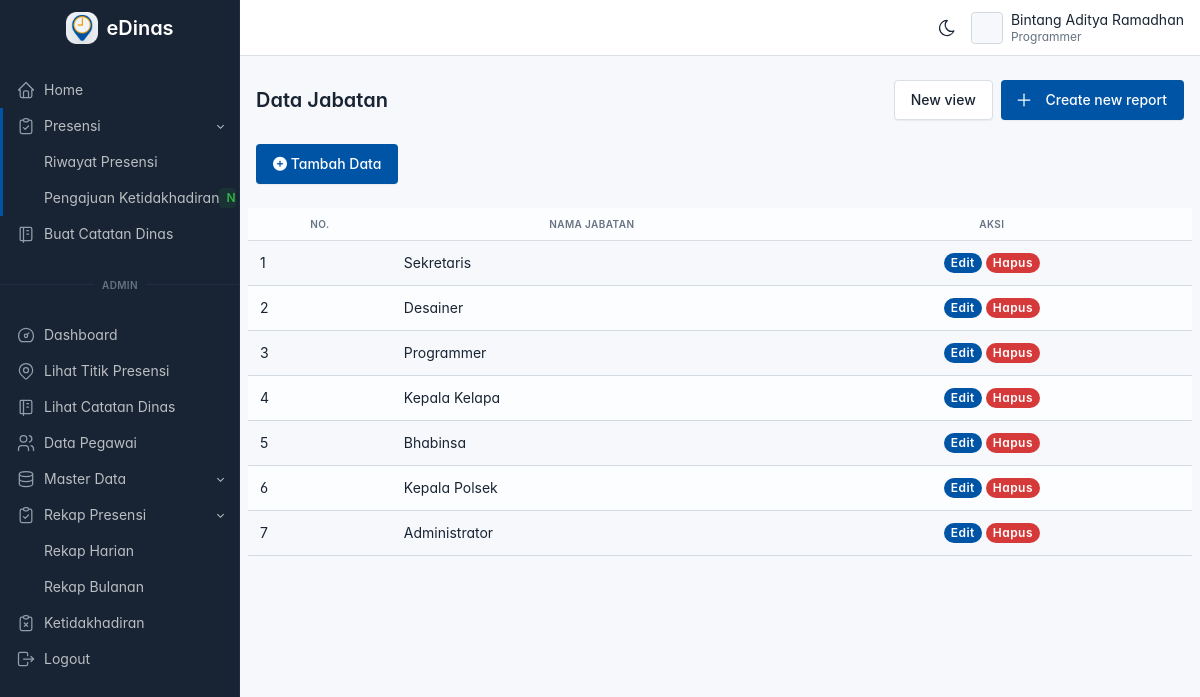
The app's page /admin/data_jabatan/jabatan.php (signed in) with its own data.
### tables this page shows
CREATE TABLE `jabatan` (
  `id` int(11) NOT NULL,
  `jabatan` varchar(225) NOT NULL
);

### config.php (called while the page is built, shortened)
<?php
function base_url($url = null)
{
    $base_url = 'http://localhost/edinas';
    if ($url != null) {
        return $base_url . '/' . $url;
    } else {
        return $base_url;
    }
}

### admin/data_jabatan/jabatan.php (the view, shortened to what this page needs)
<?php
$title = "Data Jabatan";
include('../layout/header.php');
require_once('../../config.php');
$result = mysqli_query($connection, "SELECT * FROM jabatan ORDER BY id DESC");
?>
<div class="page-header">
  <div class="container-xl">
    <div class="row align-items-center">
      <div class="col">
        <h2 class="page-title">
          <?= $title ?>
        </h2>
      </div>
      <div class="col-auto ms-auto">
        <div class="btn-list">
          <span class="d-none d-sm-inline">
            <a href="#" class="btn">
              New view
            </a>
          </span>
          <a href="#" class="btn btn-primary d-none d-sm-inline-block" data-bs-toggle="modal" data-bs-target="#modal-report">
            Create new report
          </a>
        </div>
      </div>
    </div>
  </div>
</div>
<div class="page-body">
  <div class="container-xl">
    <a href="<?= base_url('admin/data_jabatan/tambah.php') ?>" class="btn btn-primary"><span class="text"><i class="fa-solid fa-circle-plus"></i> Tambah Data</span></a>
    <div class="row row-deck row-cards mt-2">
      <table id="myTable" class="nowrap table table-striped hover">
        <thead>
          <tr class="text-center">
            <th>No.</th>
            <th>Nama Jabatan</th>
            <th>Aksi</th>
          </tr>
        </thead>
        <tbody>
          <?php if (mysqli_num_rows($result) === 0) : ?>
            <tr>
              <td colspan="3">Data masih kosong, silahkan tambah data baru</td>
            </tr>
          <?php else : ?>
            <?php $no = 1;
            while ($jabatan = mysqli_fetch_array($result)) : ?>
              <tr>
                <td><?= $no++ ?></td>
                <td><?= $jabatan['jabatan'] ?></td>
                <td class="text-center">
                  <a href="<?= base_url('admin/data_jabatan/edit.php?id=' . $jabatan['id']) ?>" class="badge bg-primary badge-pill">Edit</a>
                  <a href="<?= base_url('admin/data_jabatan/hapus.php?id=' . $jabatan['id']) ?>" class="badge bg-danger badge-pill tombol-hapus">Hapus</a>
                </td>
              </tr>
            <?php endwhile; ?>
          <?php endif; ?>
        </tbody>
      </table>
    </div>
  </div>
</div>
<?php include('../layout/footer.php') ?>

### admin/layout/header.php (style rules this page uses)
:root { --tblr-font-sans-serif: 'Inter Var', -apple-system, BlinkMacSystemFont, San Francisco, Segoe UI, Roboto, Helvetica Neue, sans-serif; }
body { font-feature-settings: "cv03", "cv04", "cv11"; }

### records on screen
jabatan: jabatan "Sekretaris"
jabatan: jabatan "Desainer"
jabatan: jabatan "Programmer"
jabatan: jabatan "Kepala Kelapa"
jabatan: jabatan "Bhabinsa"
jabatan: jabatan "Kepala Polsek"
jabatan: jabatan "Administrator"

### other values on screen
$_SESSION['nama'] "Bintang Aditya Ramadhan"
$_SESSION['jabatan'] "Programmer"
$title "Data Jabatan"
